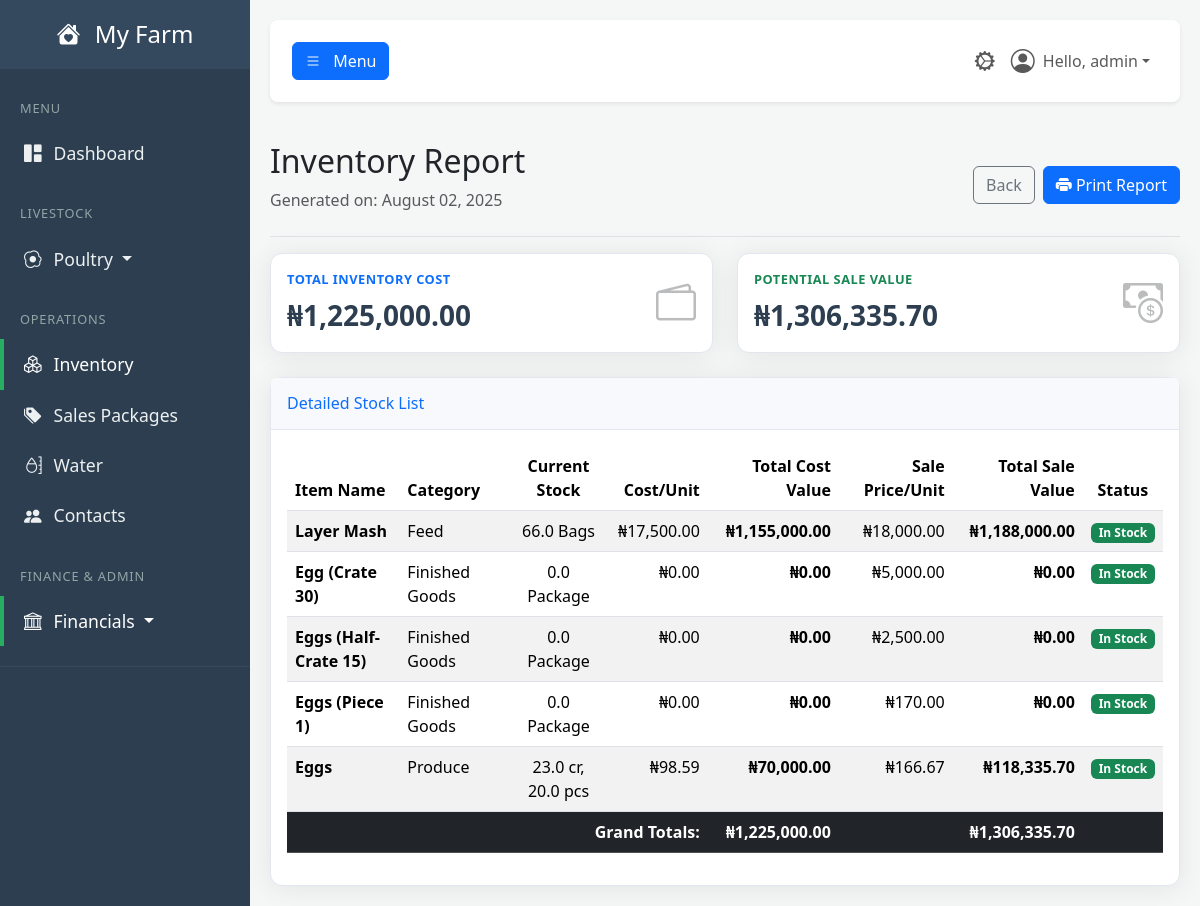
The page /report/inventory (signed in) on the database its author committed.
### tables this page shows
CREATE TABLE users (
            id INTEGER PRIMARY KEY,
            username TEXT NOT NULL UNIQUE,
            email TEXT NOT NULL UNIQUE,
            password_hash TEXT NOT NULL,
            farm_name TEXT NOT NULL,
            role TEXT NOT NULL DEFAULT 'user', -- 'user' or 'admin'
            is_active BOOLEAN NOT NULL DEFAULT 1,f
            created_at TIMESTAMP DEFAULT CURRENT_TIMESTAMP
        , cash_account_id INTEGER REFERENCES accounts(id));

CREATE TABLE inventory (
            id INTEGER PRIMARY KEY,
            name TEXT NOT NULL,
            category TEXT NOT NULL,
            quantity REAL NOT NULL,
            unit TEXT NOT NULL,
            unit_cost REAL NOT NULL DEFAULT 0,
            sale_price REAL NOT NULL DEFAULT 0,
            low_stock_threshold REAL,
            expiry_date TEXT,
            created_at TIMESTAMP DEFAULT CURRENT_TIMESTAMP
        );

### app.py (the view)
@app.route('/report/inventory')
@login_required
@permission_required('view_reports')
def report_inventory():
    db = get_db()
    inventory_items = db.execute("""
        SELECT
            name, category, quantity, unit,
            unit_cost, sale_price, low_stock_threshold,
            (quantity * unit_cost) AS total_cost_value,
            (quantity * sale_price) AS total_sale_value
        FROM inventory
        ORDER BY category, name
    """).fetchall()
    total_inventory_cost = sum(item['total_cost_value'] for item in inventory_items if item['total_cost_value'] is not None)
    total_inventory_sale_value = sum(item['total_sale_value'] for item in inventory_items if item['total_sale_value'] is not None)
    report_date = date.today().strftime('%B %d, %Y')
    return render_template(
        'report_inventory.html', # <-- This is the final, correct filename.
        user=g.user,
        inventory_items=inventory_items,
        total_inventory_cost=total_inventory_cost,
        total_inventory_sale_value=total_inventory_sale_value,
        report_date=report_date,
        now=datetime.utcnow()
    )

### app.py (called while the page is built, shortened)
def get_db():
    if 'db' not in g:
        g.db = sqlite3.connect(DATABASE)
        g.db.row_factory = sqlite3.Row
    return g.db

def login_required(f):
    @wraps(f)
    def decorated_function(*args, **kwargs):
        if 'user_id' not in session:
            flash('Please log in to access this page.', 'warning')
            return redirect(url_for('login'))
        g.user = User.get_by_id(session['user_id'])
        if not g.user:
            session.clear()
            return redirect(url_for('login'))
        return f(*args, **kwargs)
    return decorated_function

def permission_required(permission_name):
    def decorator(f):
        @wraps(f)
        def decorated_function(*args, **kwargs):
            if not hasattr(g, 'user') or not g.user.has_permission(permission_name):
                flash('You do not have the required permission.', 'danger')
                return redirect(url_for('dashboard'))
            return f(*args, **kwargs)
        return decorated_function
    return decorator

    def has_permission(self, required_permission):
        print(f"\n--- PERMISSION CHECK ---")
        print(f"User checking: '{self.username}' (ID: {self.id})")
        print(f"User's role is: '{self.role}'")
        print(f"Permission required: '{required_permission}'")
        if self.role == 'admin':
            print("RESULT: Role is 'admin', access GRANTED.")
            print(f"------------------------")
            return True

    @staticmethod
    def get_by_id(user_id):
        user_row = get_db().execute("SELECT * FROM users WHERE id = ?", (user_id,)).fetchone()
        return User(**user_row) if user_row else None

### templates/report_inventory.html (shortened to what this page needs)
{% extends "base.html" %}
{% block content %}
    <div class="d-flex justify-content-between flex-wrap flex-md-nowrap align-items-center pt-3 pb-2 mb-3 border-bottom no-print">
        <div>
            <h1 class="h2">Inventory Report</h1>
            <p class="text-muted">Generated on: {{ report_date }}</p>
        </div>
        <div class="btn-toolbar mb-2 mb-md-0">
            <a href="{{ url_for('reports_dashboard') }}" class="btn btn-outline-secondary me-2">Back</a>
            <button type="button" class="btn btn-primary" onclick="window.print();">
                <i class="bi bi-printer-fill"></i> Print Report
            </button>
        </div>
    </div>
    <div class="row mb-4">
        <div class="col-md-6">
            <div class="card shadow-sm h-100"><div class="card-body"><div class="row align-items-center"><div class="col"><div class="kpi-label text-primary">Total Inventory Cost</div><div class="kpi-value">₦{{ '{:,.2f}'.format(total_inventory_cost) }}</div></div><div class="col-auto kpi-icon"><i class="bi bi-wallet2"></i></div></div></div></div>
        </div>
        <div class="col-md-6">
            <div class="card shadow-sm h-100"><div class="card-body"><div class="row align-items-center"><div class="col"><div class="kpi-label text-success">Potential Sale Value</div><div class="kpi-value">₦{{ '{:,.2f}'.format(total_inventory_sale_value) }}</div></div><div class="col-auto kpi-icon"><i class="bi bi-cash-coin"></i></div></div></div></div>
        </div>
    </div>
    <div class="card shadow-sm">
        <div class="card-header py-3"><h6 class="m-0 font-weight-bold text-primary">Detailed Stock List</h6></div>
        <div class="card-body">
            <div class="table-responsive">
                <table class="table table-striped table-hover">
                    <thead>
                        <tr>
                            <th>Item Name</th><th>Category</th><th class="text-center">Current Stock</th>
                            <th class="text-end">Cost/Unit</th><th class="text-end">Total Cost Value</th>
                            <th class="text-end">Sale Price/Unit</th><th class="text-end">Total Sale Value</th>
                            <th class="text-center">Status</th>
                        </tr>
                    </thead>
                    <tbody>
                        {% for item in inventory_items %}
                        <tr>
                            <td><strong>{{ item.name }}</strong></td>
                            <td>{{ item.category }}</td>
                            <td class="text-center">
                                {% if item.name == 'Eggs' %}{% set crates = (item.quantity // 30) %}{% set pieces = (item.quantity % 30) %}{{ crates }} cr, {{ pieces }} pcs{% else %}{{ item.quantity }} {{ item.unit }}{% endif %}
                            </td>
                            <td class="text-end">₦{{ '{:,.2f}'.format(item.unit_cost or 0) }}</td>
                            <td class="text-end"><strong>₦{{ '{:,.2f}'.format(item.total_cost_value or 0) }}</strong></td>
                            <td class="text-end">₦{{ '{:,.2f}'.format(item.sale_price or 0) }}</td>
                            <td class="text-end"><strong>₦{{ '{:,.2f}'.format(item.total_sale_value or 0) }}</strong></td>
                            <td class="text-center">
                                {% if item.low_stock_threshold is not none and item.quantity is not none and item.quantity <= item.low_stock_threshold %}
                                    <span class="badge bg-warning text-dark">Low Stock</span>
                                {% else %}
                                    <span class="badge bg-success">In Stock</span>
                                {% endif %}
                            </td>
                        </tr>
                        {% else %}
                        <tr><td colspan="8" class="text-center text-muted">No inventory items to report.</td></tr>
                        {% endfor %}
                    </tbody>
                    <tfoot>
                        <tr class="table-dark"><th colspan="4" class="text-end">Grand Totals:</th><th class="text-end">₦{{ '{:,.2f}'.format(total_inventory_cost) }}</th><th></th><th class="text-end">₦{{ '{:,.2f}'.format(total_inventory_sale_value) }}</th><th></th></tr>
                    </tfoot>
                </table>
            </div>
        </div>
    </div>
{% endblock %}

### templates/base.html (shortened to what this page needs)
<!DOCTYPE html>
<html lang="en">
<head>
    <link href="https://cdn.jsdelivr.net/npm/bootstrap@5.3.3/dist/css/bootstrap.min.css" rel="stylesheet">
    <link rel="stylesheet" href="https://cdn.jsdelivr.net/npm/bootstrap-icons@1.11.3/font/bootstrap-icons.min.css">
    <link rel="stylesheet" href="{{ url_for('static', filename='css/style.css') }}">
</head>
<body>
    <div class="wrapper">
        <nav id="sidebar" class="no-print">
            <div class="sidebar-header">
                <h3><a href="{{ url_for('dashboard') }}" class="text-white text-decoration-none">
                    <i class="bi bi-house-heart-fill me-2"></i>
                    {% if g.user %}{{ g.user.farm_name }}{% else %}FarmApp{% endif %}
                </a></h3>
            </div>
            <ul class="list-unstyled components">
                <li class="sidebar-menu-header">MENU</li>
                <li><a href="{{ url_for('dashboard') }}" class="{% if request.endpoint == 'dashboard' %}active{% endif %}"><i class="bi bi-grid-1x2-fill"></i>Dashboard</a></li>
                <li class="sidebar-menu-header mt-3">LIVESTOCK</li>
                <li>
                    <a href="#poultrySubmenu" data-bs-toggle="collapse" aria-expanded="false" class="dropdown-toggle {% if 'poultry' in request.endpoint or 'brooding' in request.endpoint %}active{% endif %}">
                        <i class="bi bi-egg-fried"></i>Poultry
                    </a>
                </li>
                <li class="sidebar-menu-header mt-3">OPERATIONS</li>
                <li><a href="{{ url_for('inventory_dashboard') }}" class="{% if 'inventory' in request.endpoint %}active{% endif %}"><i class="bi bi-boxes"></i>Inventory</a></li>
                <li><a href="{{ url_for('manage_sales_packages') }}" class="{% if request.endpoint == 'manage_sales_packages' %}active{% endif %}"><i class="bi bi-tags-fill"></i>Sales Packages</a></li>
                <li><a href="{{ url_for('water_dashboard') }}" class="{% if 'water' in request.endpoint %}active{% endif %}"><i class="bi bi-moisture"></i>Water</a></li>
                <li><a href="{{ url_for('contacts_dashboard') }}" class="{% if 'contacts' in request.endpoint %}active{% endif %}"><i class="bi bi-people-fill"></i>Contacts</a></li>
                {% if g.user and g.user.has_permission('view_bookkeeping') %}
                <li class="sidebar-menu-header mt-3">FINANCE & ADMIN</li>
                <li>
                    <a href="#financialSubmenu" data-bs-toggle="collapse" aria-expanded="false" class="dropdown-toggle {% if 'bookkeeping' in request.endpoint or 'financial' in request.endpoint or 'report' in request.endpoint %}active{% endif %}">
                        <i class="bi bi-bank"></i>Financials
                    </a>
                </li>
                {% endif %}
            </ul>
        </nav>
        <div id="content">
            <nav class="navbar navbar-expand-lg navbar-light bg-white shadow-sm top-navbar no-print mb-4">
                <div class="container-fluid">
                    <button type="button" id="sidebarCollapse" class="btn btn-primary" aria-controls="sidebar" aria-expanded="false">
                        <i class="bi bi-list"></i>
                        <span class="d-none d-md-inline ms-2">Menu</span>
                    </button>
                    <ul class="navbar-nav ms-auto flex-row align-items-center">
                        {% if g.user and g.user.has_permission('view_admin_panel') %}
                            <li class="nav-item">
                                <a class="nav-link {% if 'admin' in request.endpoint %}active{% endif %}" href="{{ url_for('admin_dashboard') }}" title="Admin Panel">
                                    <i class="bi bi-gear-wide-connected fs-5"></i>
                                </a>
                            </li>
                        {% endif %}
                        <li class="nav-item dropdown">
                            <a class="nav-link dropdown-toggle d-flex align-items-center" href="#" id="navbarDropdownUser" role="button" data-bs-toggle="dropdown" aria-expanded="false">
                                <i class="bi bi-person-circle fs-4 me-2"></i>
                                Hello, {{ g.user.username }}
                            </a>
                        </li>
                    </ul>
                </div>
            </nav>
            <main>
                {% block content %}{% endblock %}
            </main>
        </div>
    </div>
</body>
</html>

### static/CSS/style.css (style rules this page uses)
:root { --primary-green: #27ae60; --dark-slate: #2c3e50; --medium-slate: #34495e; --light-slate: #4a6278; --light-grey: #f4f7f6; --text-muted-color: #95a5a6; --text-light: #ecf0f1; --white: #ffffff; --shadow-color: rgba(0, 0, 0, 0.08); }
body { background-color: var(--light-grey); font-family: 'Segoe UI', Tahoma, Geneva, Verdana, sans-serif; overflow-x: hidden; }
.wrapper { display: flex; width: 100%; align-items: stretch; }
#content { width: 100%; padding: 20px; min-height: 100vh; transition: all 0.3s; }
#sidebar { min-width: 250px; max-width: 250px; min-height: 100vh; background: var(--dark-slate); color: var(--text-light); transition: all 0.3s; }
#sidebar .sidebar-header { padding: 20px; background: var(--medium-slate); text-align: center; }
#sidebar .sidebar-header h3 { font-size: 1.5rem; margin-bottom: 0; }
#sidebar .sidebar-menu-header { padding: 10px 20px; font-size: 0.8rem; color: var(--text-muted-color); text-transform: uppercase; letter-spacing: .05rem; }
#sidebar ul.components { padding: 20px 0; border-bottom: 1px solid var(--medium-slate); }
#sidebar ul li a { padding: 12px 20px; font-size: 1.1em; display: block; color: var(--text-light); border-left: 4px solid transparent; text-decoration: none; transition: all 0.2s ease-in-out; }
#sidebar ul li a.active { color: var(--white); background: var(--dark-slate); border-left: 4px solid var(--primary-green); }
#sidebar ul li a i { margin-right: 12px; }
.top-navbar { padding: 15px 10px; background: var(--white); border: none; border-radius: 8px; margin-bottom: 20px; box-shadow: 0 2px 5px var(--shadow-color); }
.card { border-radius: 0.75rem; border: 1px solid #e3e6f0; box-shadow: 0 0.15rem 1.75rem 0 var(--shadow-color) !important; }
.card-header { background-color: #f8f9fc; border-bottom: 1px solid #e3e6f0; font-weight: 600; color: var(--dark-slate); }
.kpi-label { text-transform: uppercase; font-weight: 700; font-size: 0.8rem; letter-spacing: 0.5px; margin-bottom: 0.25rem; }
.kpi-value { font-size: 2rem; font-weight: 700; color: var(--dark-slate); }
.kpi-icon { font-size: 3rem; opacity: 0.2; transition: opacity 0.2s ease-in-out; }

### templates/report_inventory.html (style rules this page uses)
.kpi-label { font-size: 0.8rem; text-transform: uppercase; font-weight: bold; }
.kpi-value { font-size: 1.75rem; font-weight: bold; }
.kpi-icon { font-size: 2.5rem; opacity: 0.3; }

### rows shown on the page
users: user.farm_name "My Farm", user.username "admin"
inventory: name "Layer Mash", category "Feed", quantity "66.0", unit "Bags", unit_cost "17,500.00", total_cost_value "1,155,000.00", sale_price "18,000.00", total_sale_value "1,188,000.00", low_stock_threshold "In Stock"
inventory: name "Egg (Crate 30)", category "Finished Goods", quantity "0.0", unit "Package", unit_cost "0.00", total_cost_value "0.00", sale_price "5,000.00", total_sale_value "0.00"
inventory: name "Eggs (Half-Crate 15)", category "Finished Goods", quantity "0.0", unit "Package", unit_cost "0.00", total_cost_value "0.00", sale_price "2,500.00", total_sale_value "0.00"
inventory: name "Eggs (Piece 1)", category "Finished Goods", quantity "0.0", unit "Package", unit_cost "0.00", total_cost_value "0.00", sale_price "170.00", total_sale_value "0.00"
inventory: name "Eggs", category "Produce", crates "23.0", pieces "20.0", unit_cost "98.59", total_cost_value "70,000.00", sale_price "166.67", total_sale_value "118,335.70", low_stock_threshold "In Stock"

### other values the page prints
{{ '{:,.2f}'.format(total_inventory_cost) }} "1,225,000.00"
{{ '{:,.2f}'.format(total_inventory_sale_value) }} "1,306,335.70"
